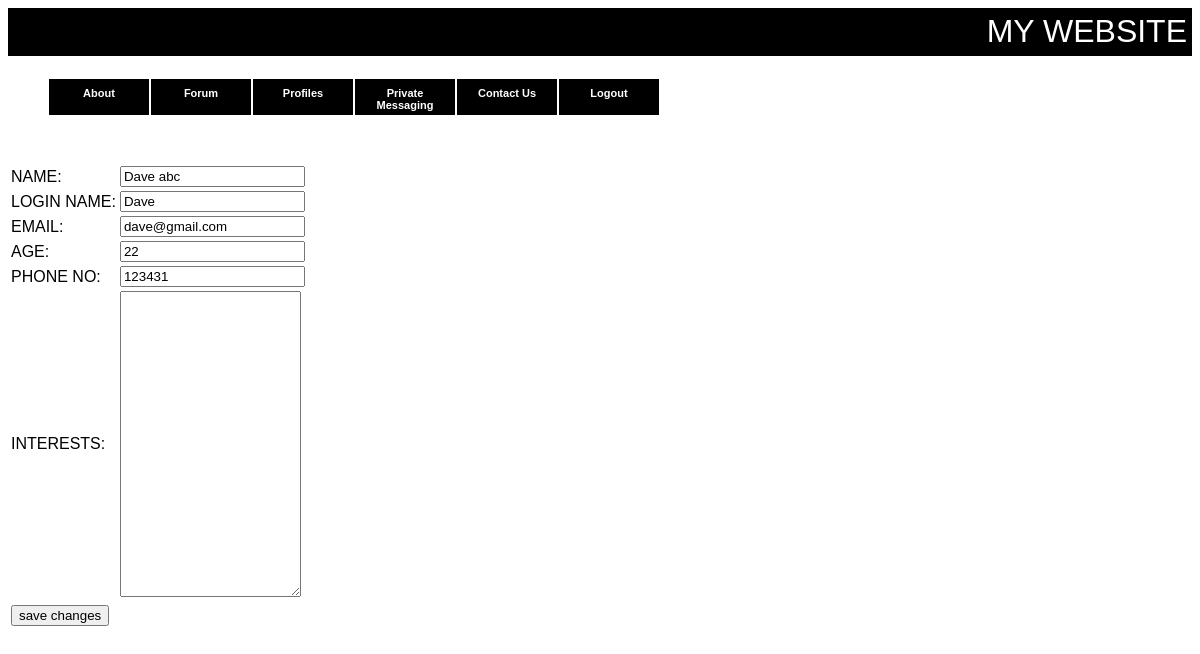
Page /www/edit-profile.php (signed in) on the committed database.
### tables this page shows
CREATE TABLE IF NOT EXISTS `members` (
  `id` int(4) NOT NULL AUTO_INCREMENT,
  `firstname` varchar(30) NOT NULL,
  `email` varchar(40) NOT NULL,
  `login` varchar(30) NOT NULL,
  `passwd` varchar(30) NOT NULL,
  `age` int(3) NOT NULL,
  `interests` varchar(300) NOT NULL,
  `phone` int(10) NOT NULL,
  `threads` int(4) NOT NULL,
  `posts` int(4) NOT NULL,
  `last` datetime NOT NULL,
  PRIMARY KEY (`id`),
  KEY `id` (`id`)
);

### www/edit-profile.php (the view, shortened to what this page needs)
<html>
<head>
<link rel="stylesheet" type="text/css" href="style.css" />
</head>
<body>
<div class="header">MY WEBSITE</div></br>
<?php
	$id=$_SESSION['SESS_ID'];
$sql="SELECT * FROM members WHERE id=$id";
$result=mysql_query($sql);
$rows=mysql_fetch_array($result);
?>
<form method="post" action="save-changes.php">
<table>
<tr>
<td>NAME:</td><td><input type="text" name="name" id="name" value="<? echo $rows['firstname']; ?>"/></td>
</tr>
<tr>
<td>LOGIN NAME:</td><td><input type="text" name="login" id="login" value="<? echo $rows['login']; ?>"/></td>
</tr>
<tr>
<td>EMAIL:</td><td><input type="text" name="mail" id="mail" value="<? echo $rows['email']; ?>"/></td>
</tr>
<tr>
<td>AGE:</td><td><input type="text" name="age" id="age" value="<? echo $rows['age']; ?>"/></td>
</tr>
<tr>
<td>PHONE NO:</td><td><input type="text" name="ph" id="ph" value="<? echo $rows['phone']; ?>"/></td>
</tr>
<tr>
<td>INTERESTS:</td><td><textarea rows="20" name="interests" id="interests" value="<? echo $rows['interests']; ?>"></textarea></td>
</tr>
<tr><td><input type="hidden" name="id" id="id" value="<? echo $rows['id']; ?>"/></td></tr>
<tr><td><input type="submit" value="save changes"/></td></tr>
</table>
</form>
</body>
</html>

### www/style.css (style rules this page uses)
.header { background-color: black; text-align:right; color: white; font-size: 24pt; padding: 5px; border-bottom: 1px solid #000; }

### rows in the picture
members: name "Dave abc", login "Dave", mail "dave@gmail.com", age "22", ph "123431"
